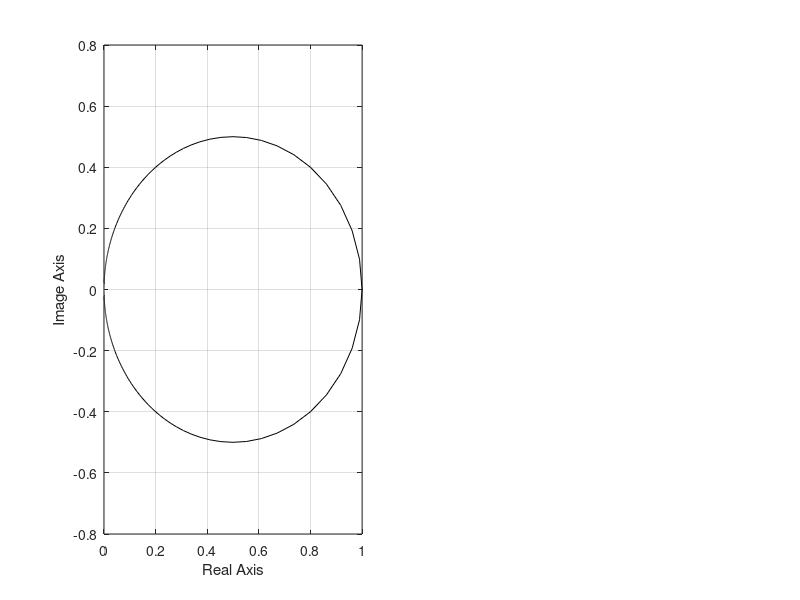

MATLAB code to generate this figure: (Note: this script raises an error after producing the figure.)
w = -100:0.1:100
u = 1./(w.*w + 1)
v = w./(w.*w + 1)
subplot(121)
plot(u,v,'k')
grid on
xlabel('Real Axis');
ylabel('Image Axis');
gtext('\omega\rightarrow\infty')
subplot(122)
u1 = 1
v1 = 1 + w
plot(u1,v1)
grid on
xlabel('Real Axis')
ylabel("Image Axis")
gtext('\omega \uparrow \infity')